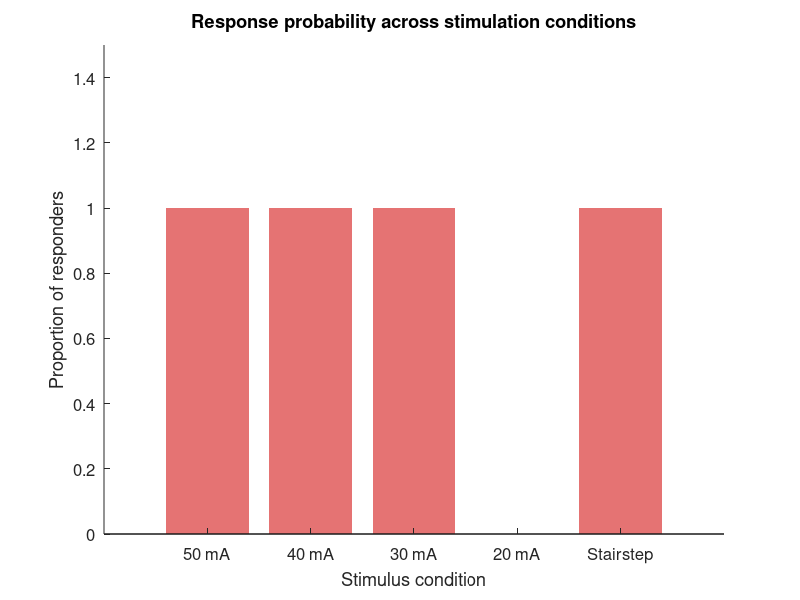

The MATLAB source for this figure: (Note: this script raises an error after producing the figure.)
clc
clearvars
%%

animals = {'H1019','H1020','H1021','H1022','H1023','H1024','H1025','H1026'}';
responses = {
    'yes','yes','yes','no','yes';
    'yes','yes','yes','no','yes';
    'yes','yes','yes','no','yes';
    'yes','yes','yes','no','yes';
    'yes','yes','yes','no','yes';
    'yes','yes','yes','no','yes';
    'yes','yes','yes','no','yes';
    'yes','yes','yes','no','yes';
};

conditions = {'50 mA','40 mA','30 mA','20 mA','Stairstep'};

respMat = strcmp(responses, 'yes');

nAnimals = size(respMat,1);
propYes = sum(respMat,1) / nAnimals;   
countYes = sum(respMat,1);             

figure;
bar(propYes, 'FaceColor',[229 115 115]/255, 'EdgeColor','none');
set(gca, 'XTickLabel', conditions, 'XTick', 1:numel(conditions));
ylim([0 1.5]);
ylabel('Proportion of responders');
xlabel('Stimulus condition');
title('Response probability across stimulation conditions');
set(gca, 'FontSize',12,'Box','off');

text(1:numel(propYes), propYes + 0.03, ...
     string(countYes) + "/" + string(nAnimals), ...
     'HorizontalAlignment','center', 'FontSize',10);
